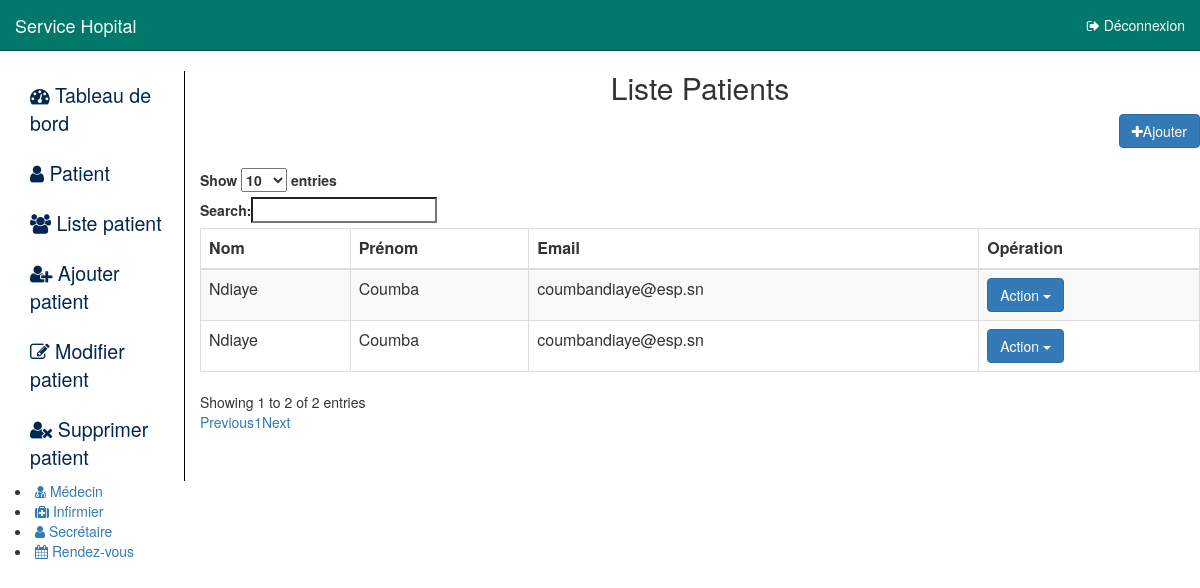
Screenshot of /listePatient.php with the database file from the repository.
### tables this page shows
CREATE TABLE `patient` (
  `idPatient` int(11) NOT NULL,
  `nom_p` varchar(50) NOT NULL,
  `prenom_p` varchar(50) NOT NULL,
  `adresse_p` varchar(255) DEFAULT NULL,
  `numTel_p` varchar(15) DEFAULT NULL,
  `idUser` int(11) NOT NULL,
  `email_p` varchar(50) NOT NULL,
  `password_p` varchar(20) NOT NULL
);

### listePatient.php (the view, shortened to what this page needs)
<div>
    <link href="css/bootstrap.min.css" rel="stylesheet" id="bootstrap-css">
    <link rel="stylesheet" href="home.css"/>
    <link rel='stylesheet prefetch' href='http://cdn.datatables.net/1.10.10/css/dataTables.bootstrap.min.css'>
    <?php
    include 'home.php';
    ?>
</div>
<div align="center">
    <h2>Liste Patients</h2>
</div>
<div align="right">
    <button type="button" name="ajout" id="ajout" class="btn btn-primary" onclick="$('#add_data_Modal').modal('show');">
        <i class="fa fa-plus"></i>Ajouter</button>
</div>
<div class="table-responsive" id="table_patient">
    <table id="autoGeneratedID" role="grid" class="table table-striped table-bordered">
        <thead>
        <tr>
            <th id="nom_p" role="gridcell">Nom</th>
            <th id="prenom_p" role="gridcell">Prénom</th>
            <th id="email_p" role="gridcell">Email</th>
            <th id="operation">Opération</th>
        </tr>
        </thead>
        <tbody>
        <?php
        try{
            $bdd = new PDO('mysql:host=localhost;dbname=services;charset=utf8','root','') ;
        }catch(Exception $e){
            echo "errreur" ;
        }
        $r=$bdd->query('SELECT * FROM patient');
        while($donne=$r->fetch()){
            ?>
            <tr>
                <td id="nom_p" role="gridcell"><?php echo $donne['nom_p'];?></td>
                <td id="prenom_p" role="gridcell"><?php echo $donne['prenom_p'];?></td>
                <td id="email_p" role="gridcell"><?php echo $donne['email_p'];?></td>
                <td>
                    <div class="btn-group">
                        <button type="button"
                                class="btn btn-primary btn-lm dropdown-toggle" data-toggle="dropdown">
                            Action <span class="caret"></span>
                        </button>
                    </div>
                </td>
            </tr>
            <?php
        }
        ?>
    </table>
</div>

### rows the page displays
patient: nom_p "Ndiaye", prenom_p "Coumba", email_p "coumbandiaye@esp.sn"
patient: nom_p "Ndiaye", prenom_p "Coumba", email_p "coumbandiaye@esp.sn"
